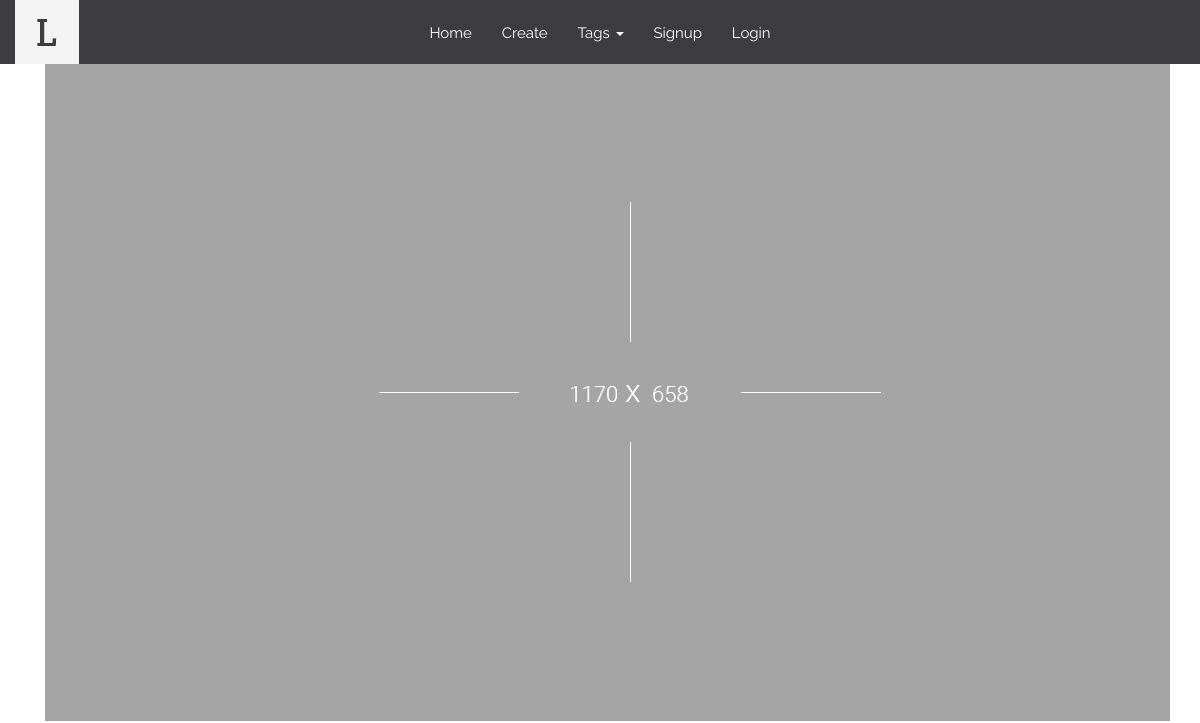
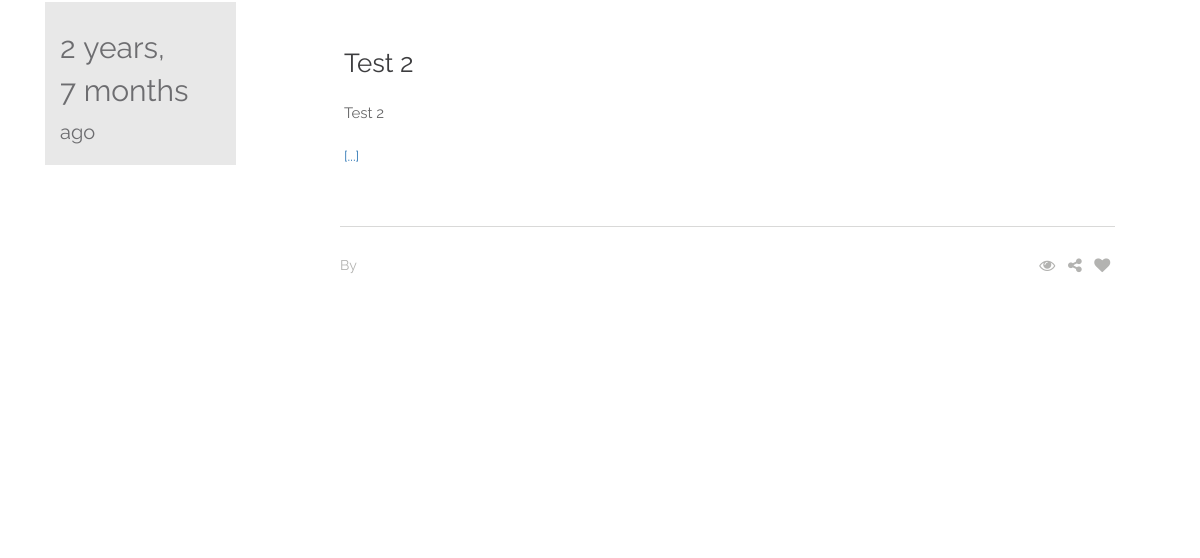
The app's page / (upper part), older data (2 pictures, top to bottom).
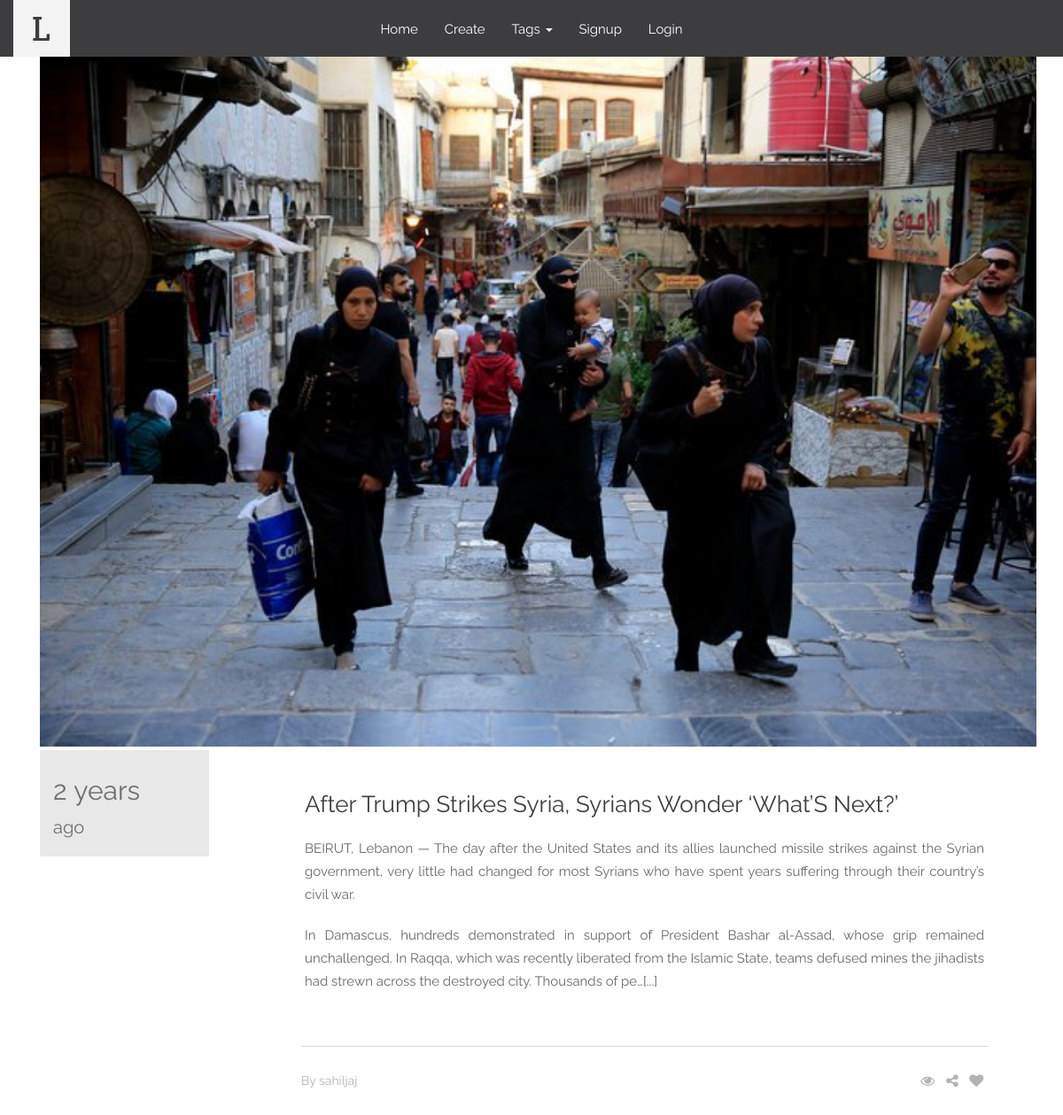
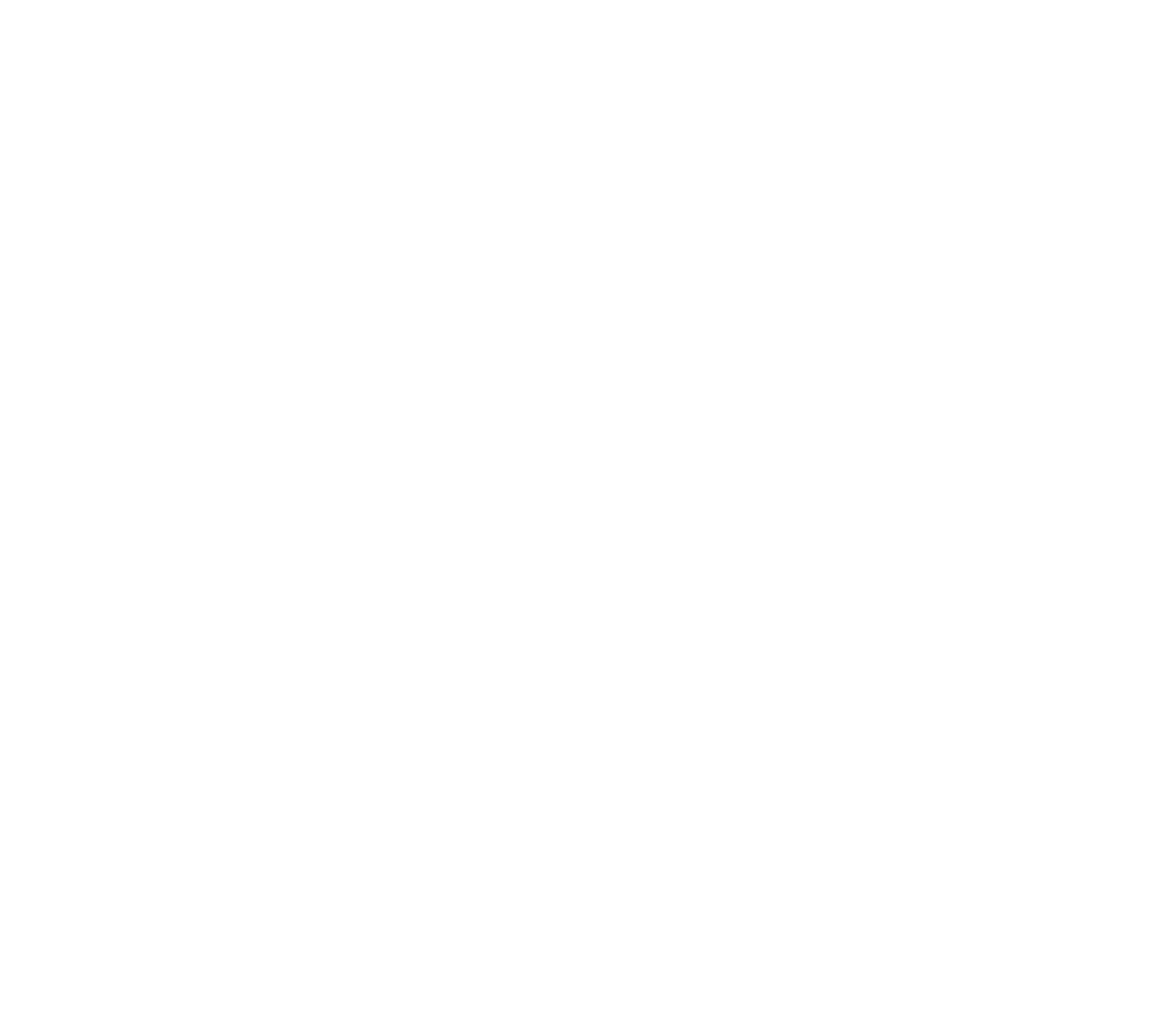
The same page, newer data (2 pictures, top to bottom).
### posts/models.py (models this page shows, shortened)
class Post(models.Model):
    user = models.CharField(max_length=100)
    title = models.CharField(max_length=150)
    image = models.FileField(upload_to='images/',
        null=True,
        blank=True,
        )
    height_field = models.IntegerField(default=0)
    width_field = models.IntegerField(default=0)
    content = models.TextField()
    timestamp = models.DateTimeField(auto_now_add=True)
    updated = models.DateTimeField(auto_now=True)
    def get_absolute_url(self):
        return reverse("detail", kwargs={"id": self.id})
    class Meta:
        ordering = ["-timestamp", "-updated"]

### posts/views.py (the view)
# urls.py: url(r'^$', views.posts_list, name="list"),
def posts_list(request):
    queryset_list = Post.objects.all()  # .order_by("-timestamp")
    paginator = Paginator(queryset_list, 10)  # Show 25 contacts per page
    page_request_var = 'Page'
    logged_in_user = request.user
    page = request.GET.get(page_request_var)
    try:
        queryset = paginator.page(page)
    except PageNotAnInteger:
        queryset = paginator.page(1)
    except EmptyPage:
        queryset = paginator.page(paginator.num_pages)
    context = {
        "title": "List",
        "object_list": queryset,
        "page_request_var": page_request_var,
        "user": logged_in_user,
        "tags": Tag.objects.all(),
    }
    return render(request, 'list.html', context)

### posts/templates/list.html
{% extends "base.html" %}
{% load humanize %}
{% block content %}
    <div class="post-fluid large-image-v1">
        {% for obj in object_list %}
			<div class="container-fluid">
				<div class="container">
					<div class="row post-items">
						<div class="post-item-banner">
							{% if obj.image %}
							    <img src="{{ obj.image.url }}" class="img-responsive"/>
                            {% else %}
                                <img src="static/img/img-08.png" class="img-responsive"/>
                            {% endif %}
						</div>
						<div class="col-md-2">
							<div class="post-item-short">
								<span class="medium-text" style="font-size: 30px; margin-top: -35px;">{{ obj.timestamp|timesince }}</span>
								<span class="medium-text" style="font-size: 20px; margin-top: -40px;">ago</span>
							</div>
						</div>
						<div class="col-md-10">
							<div class="post-item">
								<div class="post-item-paragraph">
                                    <h2><a href="{{ obj.get_absolute_url }}">{{ obj.title|title }}</a></h2>
									<p>{{ obj.content|linebreaks|truncatechars:500 }}<a href="{{ obj.get_absolute_url }}" class="more">[...]</a></p>
								</div>
								<div class="post-item-info clearfix">
									<div class="pull-left">
										By {{ obj.user }}
									</div>
									<div class="post-item-social">
										<a href="#" class="quick-read"><i class="fa fa-eye"></i></a>
										<a href="#" tabindex="0" role="button" data-toggle="popover" data-trigger="focus" data-placement="top" data-content="<a href='#'><i class='fa fa-facebook'></i></a><a href='#'><i class='fa fa-twitter'></i></a>" class="pis-share"><i class="fa fa-share-alt"></i></a>
										<a href="#" class="post-like"><i class="fa fa-heart"></i><span>28</span></a>
									</div>
								</div>
							</div>
						</div>
					</div>
				</div>
			</div>
        {% endfor %}
    </div>
{% endblock content %}

Row changes from the older to the newer data that the page shows:
removed Post: timestamp "2 years, 7 months", title "Test 2", content "Test 2"
added Post: image (picture), timestamp "2 years", title "After Trump Strikes Syria, Syrians Wonder ‘What’S Next?’", content "BEIRUT, Lebanon — The day after the United States and its allies launched missile strikes against the Syrian government, very little had changed for most Syrians who have spent years suffering through their country’s civil war. In Damascus, hundreds demonstrated in support of President Bashar al-Assad, whose grip remained unchallenged. In Raqqa, which was recently liberated from the Islamic State, teams defused mines the jihadists had strewn across the destroyed city. Thousands of pe…", user "sahiljaj"
